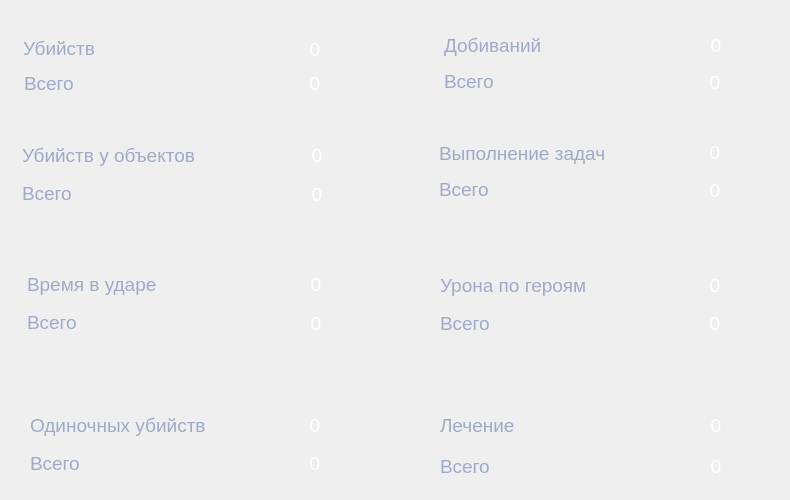
    <widget class="QWidget" name="statistic_tab">
     <attribute name="title">
      <string>Статистика</string>
     </attribute>
     <widget class="QLabel" name="most_eliminations_acc_text_lable">
      <property name="geometry">
       <rect>
        <x>23</x>
        <y>23</y>
        <width>180</width>
        <height>50</height>
       </rect>
      </property>
      <property name="font">
       <font>
        <pointsize>14</pointsize>
       </font>
      </property>
      <property name="styleSheet">
       <string notr="true">color: #9daac8</string>
      </property>
      <property name="text">
       <string>Убийств</string>
      </property>
     </widget>
     <widget class="QLabel" name="total_eliminations_acc_text_lable">
      <property name="geometry">
       <rect>
        <x>24</x>
        <y>58</y>
        <width>80</width>
        <height>50</height>
       </rect>
      </property>
      <property name="font">
       <font>
        <pointsize>14</pointsize>
       </font>
      </property>
      <property name="styleSheet">
       <string notr="true">color: #9daac8</string>
      </property>
      <property name="text">
       <string>Всего</string>
      </property>
     </widget>
     <widget class="QLabel" name="most_elims_acc_label">
      <property name="geometry">
       <rect>
        <x>240</x>
        <y>24</y>
        <width>150</width>
        <height>50</height>
       </rect>
      </property>
      <property name="font">
       <font>
        <pointsize>14</pointsize>
       </font>
      </property>
      <property name="styleSheet">
       <string notr="true">color: white</string>
      </property>
      <property name="text">
       <string>0</string>
      </property>
      <property name="alignment">
       <set>Qt::AlignCenter</set>
      </property>
     </widget>
     <widget class="QLabel" name="total_elims_acc_label">
      <property name="geometry">
       <rect>
        <x>240</x>
        <y>58</y>
        <width>150</width>
        <height>50</height>
       </rect>
      </property>
      <property name="font">
       <font>
        <pointsize>14</pointsize>
       </font>
      </property>
      <property name="styleSheet">
       <string notr="true">color: white</string>
      </property>
      <property name="text">
       <string>0</string>
      </property>
      <property name="alignment">
       <set>Qt::AlignCenter</set>
      </property>
     </widget>
     <widget class="QLabel" name="most_final_blows_acc_text_label">
      <property name="geometry">
       <rect>
        <x>444</x>
        <y>20</y>
        <width>190</width>
        <height>50</height>
       </rect>
      </property>
      <property name="font">
       <font>
        <pointsize>14</pointsize>
       </font>
      </property>
      <property name="styleSheet">
       <string notr="true">color: #9daac8</string>
      </property>
      <property name="text">
       <string>Добиваний</string>
      </property>
     </widget>
     <widget class="QLabel" name="total_final_blows_acc_text_label">
      <property name="geometry">
       <rect>
        <x>444</x>
        <y>56</y>
        <width>130</width>
        <height>50</height>
       </rect>
      </property>
      <property name="font">
       <font>
        <pointsize>14</pointsize>
       </font>
      </property>
      <property name="styleSheet">
       <string notr="true">color: #9daac8</string>
      </property>
      <property name="text">
       <string>Всего</string>
      </property>
     </widget>
     <widget class="QLabel" name="most_final_blows_acc_label">
      <property name="geometry">
       <rect>
        <x>651</x>
        <y>20</y>
        <width>130</width>
        <height>50</height>
       </rect>
      </property>
      <property name="font">
       <font>
        <pointsize>14</pointsize>
       </font>
      </property>
      <property name="styleSheet">
       <string notr="true">color: white</string>
      </property>
      <property name="text">
       <string>0</string>
      </property>
      <property name="alignment">
       <set>Qt::AlignCenter</set>
      </property>
     </widget>
     <widget class="QLabel" name="total_final_blows_acc_label">
      <property name="geometry">
       <rect>
        <x>650</x>
        <y>57</y>
        <width>130</width>
        <height>50</height>
       </rect>
      </property>
      <property name="font">
       <font>
        <pointsize>14</pointsize>
       </font>
      </property>
      <property name="styleSheet">
       <string notr="true">color: white</string>
      </property>
      <property name="text">
       <string>0</string>
      </property>
      <property name="alignment">
       <set>Qt::AlignCenter</set>
      </property>
     </widget>
     <widget class="QLabel" name="most_obj_elims_acc_text_label">
      <property name="geometry">
       <rect>
        <x>22</x>
        <y>130</y>
        <width>220</width>
        <height>50</height>
       </rect>
      </property>
      <property name="font">
       <font>
        <pointsize>14</pointsize>
       </font>
      </property>
      <property name="styleSheet">
       <string notr="true">color: #9daac8</string>
      </property>
      <property name="text">
       <string>Убийств у объектов</string>
      </property>
     </widget>
     <widget class="QLabel" name="total_obj_elims_acc_text_label">
      <property name="geometry">
       <rect>
        <x>22</x>
        <y>168</y>
        <width>220</width>
        <height>50</height>
       </rect>
      </property>
      <property name="font">
       <font>
        <pointsize>14</pointsize>
       </font>
      </property>
      <property name="styleSheet">
       <string notr="true">color: #9daac8</string>
      </property>
      <property name="text">
       <string>Всего</string>
      </property>
     </widget>
     <widget class="QLabel" name="most_obj_elims_acc_label">
      <property name="geometry">
       <rect>
        <x>257</x>
        <y>130</y>
        <width>120</width>
        <height>50</height>
       </rect>
      </property>
      <property name="font">
       <font>
        <pointsize>14</pointsize>
       </font>
      </property>
      <property name="styleSheet">
       <string notr="true">color: white</string>
      </property>
      <property name="text">
       <string>0</string>
      </property>
      <property name="alignment">
       <set>Qt::AlignCenter</set>
      </property>
     </widget>
     <widget class="QLabel" name="total_obj_elims_acc_label">
      <property name="geometry">
       <rect>
        <x>257</x>
        <y>169</y>
        <width>120</width>
        <height>50</height>
       </rect>
      </property>
      <property name="font">
       <font>
        <pointsize>14</pointsize>
       </font>
      </property>
      <property name="styleSheet">
       <string notr="true">color: white</string>
      </property>
      <property name="text">
       <string>0</string>
      </property>
      <property name="alignment">
       <set>Qt::AlignCenter</set>
      </property>
     </widget>
     <widget class="QLabel" name="most_obj_time_acc_text_label">
      <property name="geometry">
       <rect>
        <x>439</x>
        <y>128</y>
        <width>210</width>
        <height>50</height>
       </rect>
      </property>
      <property name="font">
       <font>
        <pointsize>14</pointsize>
       </font>
      </property>
      <property name="styleSheet">
       <string notr="true">color: #9daac8</string>
      </property>
      <property name="text">
       <string>Выполнение задач</string>
      </property>
     </widget>
     <widget class="QLabel" name="total_obj_time_acc_text_label">
      <property name="geometry">
       <rect>
        <x>439</x>
        <y>164</y>
        <width>210</width>
        <height>50</height>
       </rect>
      </property>
      <property name="font">
       <font>
        <pointsize>14</pointsize>
       </font>
      </property>
      <property name="styleSheet">
       <string notr="true">color: #9daac8</string>
      </property>
      <property name="text">
       <string>Всего</string>
      </property>
     </widget>
     <widget class="QLabel" name="most_obj_time_acc_label">
      <property name="geometry">
       <rect>
        <x>660</x>
        <y>127</y>
        <width>110</width>
        <height>50</height>
       </rect>
      </property>
      <property name="font">
       <font>
        <pointsize>14</pointsize>
       </font>
      </property>
      <property name="styleSheet">
       <string notr="true">color: white</string>
      </property>
      <property name="text">
       <string>0</string>
      </property>
      <property name="alignment">
       <set>Qt::AlignCenter</set>
      </property>
     </widget>
     <widget class="QLabel" name="total_obj_time_acc_label">
      <property name="geometry">
       <rect>
        <x>660</x>
        <y>165</y>
        <width>110</width>
        <height>50</height>
       </rect>
      </property>
      <property name="font">
       <font>
        <pointsize>14</pointsize>
       </font>
      </property>
      <property name="styleSheet">
       <string notr="true">color: white</string>
      </property>
      <property name="text">
       <string>0</string>
      </property>
      <property name="alignment">
       <set>Qt::AlignCenter</set>
      </property>
     </widget>
     <widget class="QLabel" name="most_heroes_dmg_acc_text_label">
      <property name="geometry">
       <rect>
        <x>440</x>
        <y>260</y>
        <width>200</width>
        <height>50</height>
       </rect>
      </property>
      <property name="font">
       <font>
        <pointsize>14</pointsize>
       </font>
      </property>
      <property name="styleSheet">
       <string notr="true">color: #9daac8</string>
      </property>
      <property name="text">
       <string>Урона по героям</string>
      </property>
     </widget>
     <widget class="QLabel" name="total_heroes_dmg_acc_text_label">
      <property name="geometry">
       <rect>
        <x>440</x>
        <y>298</y>
        <width>180</width>
        <height>50</height>
       </rect>
      </property>
      <property name="font">
       <font>
        <pointsize>14</pointsize>
       </font>
      </property>
      <property name="styleSheet">
       <string notr="true">color: #9daac8</string>
      </property>
      <property name="text">
       <string>Всего</string>
      </property>
     </widget>
     <widget class="QLabel" name="most_heroes_dmg_acc_label">
      <property name="geometry">
       <rect>
        <x>650</x>
        <y>260</y>
        <width>130</width>
        <height>50</height>
       </rect>
      </property>
      <property name="font">
       <font>
        <pointsize>14</pointsize>
       </font>
      </property>
      <property name="styleSheet">
       <string notr="true">color: white</string>
      </property>
      <property name="text">
       <string>0</string>
      </property>
      <property name="alignment">
       <set>Qt::AlignCenter</set>
      </property>
     </widget>
     <widget class="QLabel" name="total_heroes_dmg_acc_label">
      <property name="geometry">
       <rect>
        <x>650</x>
        <y>298</y>
        <width>130</width>
        <height>50</height>
       </rect>
      </property>
      <property name="font">
       <font>
        <pointsize>14</pointsize>
       </font>
      </property>
      <property name="styleSheet">
       <string notr="true">color: white</string>
      </property>
      <property name="text">
       <string>0</string>
      </property>
      <property name="alignment">
       <set>Qt::AlignCenter</set>
      </property>
     </widget>
     <widget class="QLabel" name="most_healing_acc_text_label">
      <property name="geometry">
       <rect>
        <x>440</x>
        <y>400</y>
        <width>200</width>
        <height>50</height>
       </rect>
      </property>
      <property name="font">
       <font>
        <pointsize>14</pointsize>
       </font>
      </property>
      <property name="styleSheet">
       <string notr="true">color: #9daac8</string>
      </property>
      <property name="text">
       <string>Лечение</string>
      </property>
     </widget>
     <widget class="QLabel" name="total_healing_acc_text_label">
      <property name="geometry">
       <rect>
        <x>440</x>
        <y>441</y>
        <width>100</width>
        <height>50</height>
       </rect>
      </property>
      <property name="font">
       <font>
        <pointsize>14</pointsize>
       </font>
      </property>
      <property name="styleSheet">
       <string notr="true">color: #9daac8</string>
      </property>
      <property name="text">
       <string>Всего</string>
      </property>
     </widget>
     <widget class="QLabel" name="most_healing_acc_label">
      <property name="geometry">
       <rect>
        <x>656</x>
        <y>400</y>
        <width>120</width>
        <height>50</height>
       </rect>
      </property>
      <property name="font">
       <font>
        <pointsize>14</pointsize>
       </font>
      </property>
      <property name="styleSheet">
       <string notr="true">color: white</string>
      </property>
      <property name="text">
       <string>0</string>
      </property>
      <property name="alignment">
       <set>Qt::AlignCenter</set>
      </property>
     </widget>
     <widget class="QLabel" name="total_healing_acc_label">
      <property name="geometry">
       <rect>
        <x>656</x>
        <y>441</y>
        <width>120</width>
        <height>50</height>
       </rect>
      </property>
      <property name="font">
       <font>
        <pointsize>14</pointsize>
       </font>
      </property>
      <property name="styleSheet">
       <string notr="true">color: white</string>
      </property>
      <property name="text">
       <string>0</string>
      </property>
      <property name="alignment">
       <set>Qt::AlignCenter</set>
      </property>
     </widget>
     <widget class="QLabel" name="most_fire_time_acc_text_label">
      <property name="geometry">
       <rect>
        <x>27</x>
        <y>259</y>
        <width>220</width>
        <height>50</height>
       </rect>
      </property>
      <property name="font">
       <font>
        <pointsize>14</pointsize>
       </font>
      </property>
      <property name="styleSheet">
       <string notr="true">color: #9daac8</string>
      </property>
      <property name="text">
       <string>Время в ударе</string>
      </property>
     </widget>
     <widget class="QLabel" name="total_fire_time_acc_text_label">
      <property name="geometry">
       <rect>
        <x>27</x>
        <y>297</y>
        <width>160</width>
        <height>50</height>
       </rect>
      </property>
      <property name="font">
       <font>
        <pointsize>14</pointsize>
       </font>
      </property>
      <property name="styleSheet">
       <string notr="true">color: #9daac8</string>
      </property>
      <property name="text">
       <string>Всего</string>
      </property>
     </widget>
     <widget class="QLabel" name="most_fire_time_acc_label">
      <property name="geometry">
       <rect>
        <x>251</x>
        <y>259</y>
        <width>130</width>
        <height>50</height>
       </rect>
      </property>
      <property name="font">
       <font>
        <pointsize>14</pointsize>
       </font>
      </property>
      <property name="styleSheet">
       <string notr="true">color: white</string>
      </property>
      <property name="text">
       <string>0</string>
      </property>
      <property name="alignment">
       <set>Qt::AlignCenter</set>
      </property>
     </widget>
     <widget class="QLabel" name="total_fire_time_acc_label">
      <property name="geometry">
       <rect>
        <x>251</x>
        <y>298</y>
        <width>130</width>
        <height>50</height>
       </rect>
      </property>
      <property name="font">
       <font>
        <pointsize>14</pointsize>
       </font>
      </property>
      <property name="styleSheet">
       <string notr="true">color: white</string>
      </property>
      <property name="text">
       <string>0</string>
      </property>
      <property name="alignment">
       <set>Qt::AlignCenter</set>
      </property>
     </widget>
     <widget class="QLabel" name="most_solo_elims_acc_text_label">
      <property name="geometry">
       <rect>
        <x>30</x>
        <y>400</y>
        <width>220</width>
        <height>50</height>
       </rect>
      </property>
      <property name="font">
       <font>
        <pointsize>14</pointsize>
       </font>
      </property>
      <property name="styleSheet">
       <string notr="true">color: #9daac8</string>
      </property>
      <property name="text">
       <string>Одиночных убийств</string>
      </property>
     </widget>
     <widget class="QLabel" name="total_solo_elims_acc_text_label">
      <property name="geometry">
       <rect>
        <x>30</x>
        <y>438</y>
        <width>220</width>
        <height>50</height>
       </rect>
      </property>
      <property name="font">
       <font>
        <pointsize>14</pointsize>
       </font>
      </property>
      <property name="styleSheet">
       <string notr="true">color: #9daac8</string>
      </property>
      <property name="text">
       <string>Всего</string>
      </property>
     </widget>
     <widget class="QLabel" name="most_solo_elims_acc_label">
      <property name="geometry">
       <rect>
        <x>260</x>
        <y>400</y>
        <width>110</width>
        <height>50</height>
       </rect>
      </property>
      <property name="font">
       <font>
        <pointsize>14</pointsize>
       </font>
      </property>
      <property name="styleSheet">
       <string notr="true">color: white</string>
      </property>
      <property name="text">
       <string>0</string>
      </property>
      <property name="alignment">
       <set>Qt::AlignCenter</set>
      </property>
     </widget>
     <widget class="QLabel" name="total_solo_elims_acc_label">
      <property name="geometry">
       <rect>
        <x>260</x>
        <y>438</y>
        <width>110</width>
        <height>50</height>
       </rect>
      </property>
      <property name="font">
       <font>
        <pointsize>14</pointsize>
       </font>
      </property>
      <property name="styleSheet">
       <string notr="true">color: white</string>
      </property>
      <property name="text">
       <string>0</string>
      </property>
      <property name="alignment">
       <set>Qt::AlignCenter</set>
      </property>
     </widget>
    </widget>
